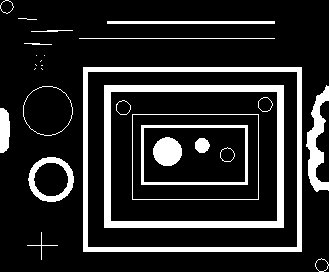
#> input picture image_processing1/HW1_Task4/İmageProcess1/blobs.png, 329 x 272 px
$ jupyter execute ImangeProcessPython.ipynb
#> lines starting #> are read from the running program, lines starting #| are printed output that depends on the picture; after the words box and inside, x2 and y2 are one past the last pixel; in counts of white or black regions, pixels touching at a corner belong together
[cell 1]
from PIL import Image,ImageFilter
import os

[cell 2]
size_100x50=(100,50)
image1=Image.open('blobs.png')
#> image1 is the input picture: PIL image 329x272 1; 15.6% white; 28 white regions (8 under 20 px), largest, box (x1, y1, x2, y2) and area: (104, 85, 284, 228) 4326, (83, 67, 302, 252) 3940, (306, 85, 329, 192) 1108
image1.show()
image1.save('_blobs.jpg')
image1.rotate(90).save('__blobs.png')
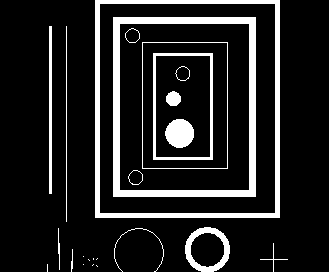
#> saved as __blobs.png: PIL image 329x272 1; 13.5% white; 24 white regions (8 under 20 px), largest, box (x1, y1, x2, y2) and area: (113, 17, 256, 197) 4326, (95, 0, 280, 218) 3755, (153, 53, 213, 160) 966
image2=Image.open('lighthouse.png')
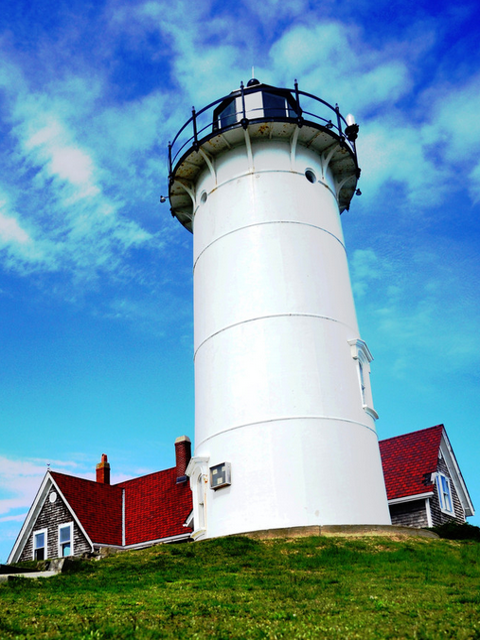
#> input picture image_processing1/HW1_Task4/İmageProcess1/lighthouse.png, 480 x 640 px
#> image2 is the input picture: PIL image 480x640 RGB; mean R, G, B 106.4, 150.1, 171.4
image2.convert(mode='L').save('__mode_lighthouse.png')
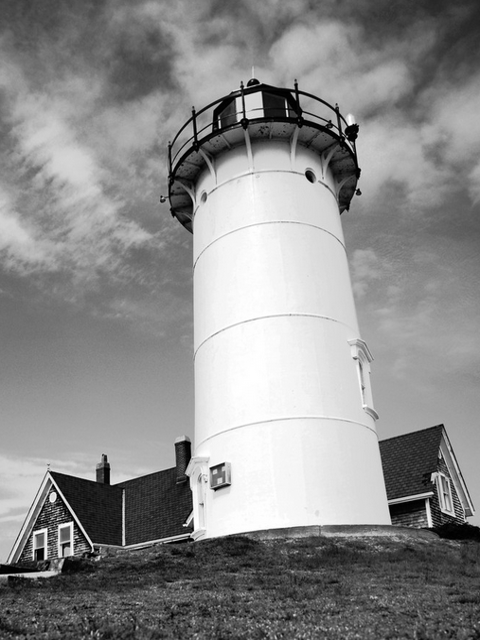
#> saved as __mode_lighthouse.png: PIL image 480x640 L; min 0, max 255, mean 139.5
image2.filter(ImageFilter.GaussianBlur(15)).save('__Blur_lighthouse.png')
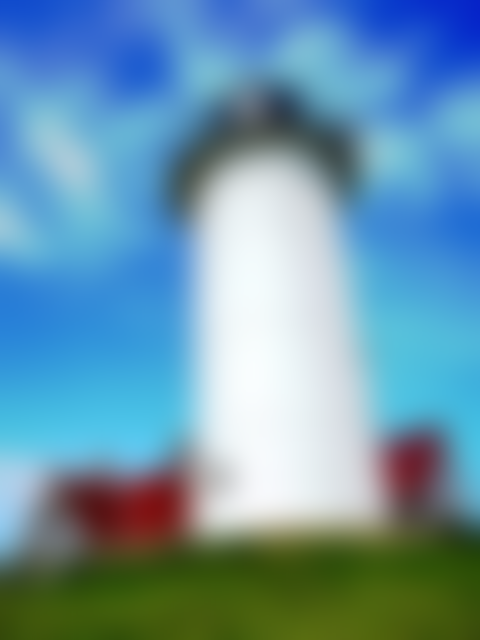
#> saved as __Blur_lighthouse.png: PIL image 480x640 RGB; mean R, G, B 106.4, 150.1, 171.4
image1.thumbnail(size_100x50)
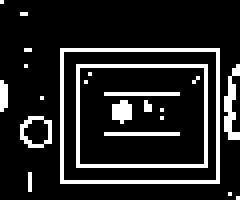
#> image1: PIL image 60x50 1 (shown 4 times larger); 14.1% white in thin lines or dots
image1.show()
